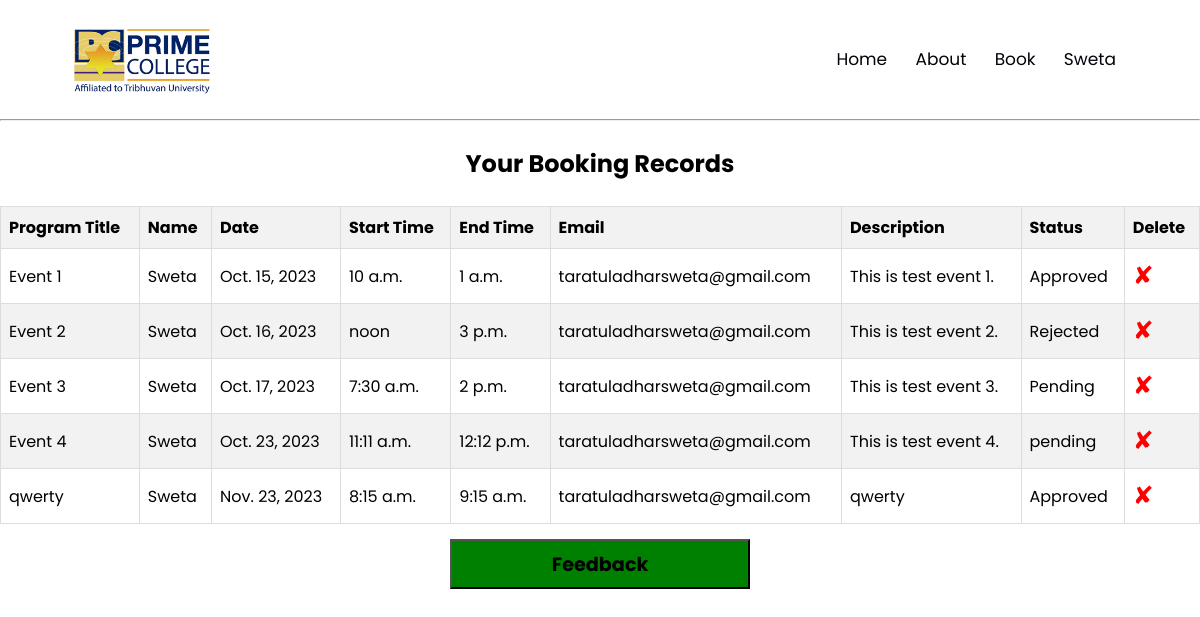
/display_user_booking/ (signed in), run on an earlier commit of the app's database.
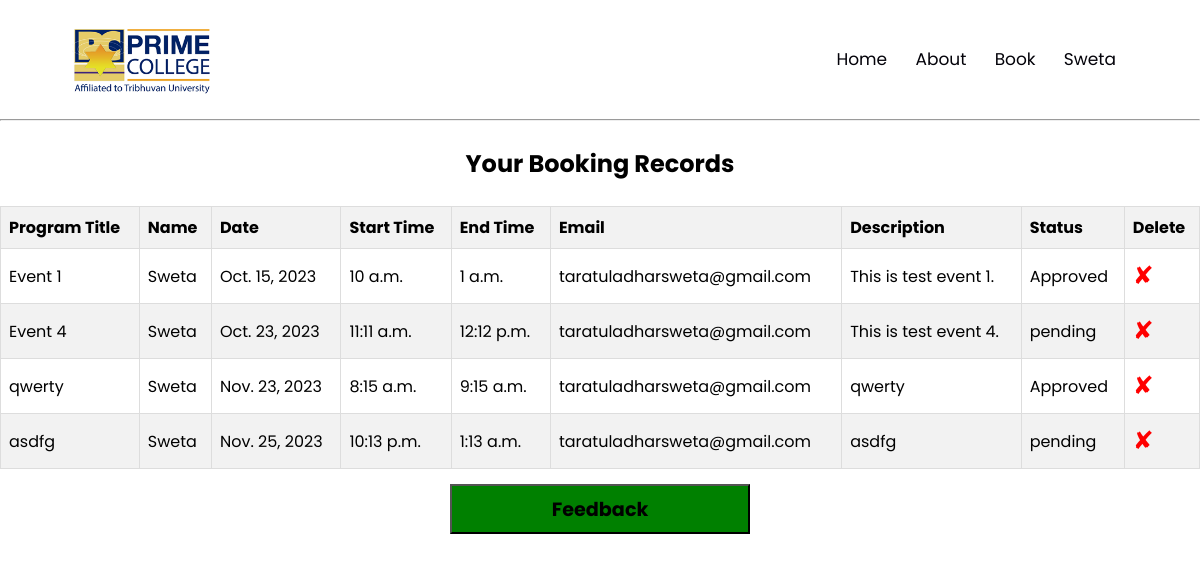
And on a later commit of the database.
### hall/models.py (models this page shows, shortened)
class Booking(models.Model):
    STATUS_CHOICES = [
        ('Pending', 'Pending'),
        ('Approved', 'Approve'),
        ('Rejected', 'Reject'),
    ]
    program_title = models.CharField(max_length=255)
    name = models.CharField(max_length=255)
    date = models.DateField()
    start_time = models.TimeField(default='00:00:00')
    end_time = models.TimeField()
    email = models.EmailField(default='00:00:00')
    description = models.TextField()
    status = models.CharField(max_length=10, choices=STATUS_CHOICES, default='pending')
    user = models.ForeignKey(User, on_delete=models.CASCADE, null=True)

### hall/views.py (the view, shortened to what this page needs)
# urls.py: path("display_user_booking/",views.display_user_booking, name='display-user-booking'),
@login_required
def display_user_booking(request):
    user_bookings = Booking.objects.filter(email=request.user.email)  # Assuming email is used for user identification
    return render(request, 'hall/user_booking.html', {'user_bookings': user_bookings})

### templates/hall/user_booking.html (shortened to what this page needs)
{% extends 'hall/base.html' %}
{% load static %}
{% block css %}
<link rel="stylesheet" href="{% static 'css/style.css' %}">
{% endblock css %}
{% block content %}
<hr>
<h2 style="text-align: center; padding: 25px; ">Your Booking Records</h2>
  <table class="table">
    <thead>
      <tr>
        <th scope="col">Program Title</th>
        <th scope="col">Name</th>
        <th scope="col">Date</th>
        <th scope="col">Start Time</th>
        <th scope="col">End Time</th>
        <th scope="col">Email</th>
        <th scope="col">Description</th>
        <th scope="col">Status</th>
        <th scope="col">Delete</th>
      </tr>
    </thead>
    <tbody>
      {% for booking in user_bookings %}
        <tr>
          <td>{{ booking.program_title }}</td>
          <td>{{ booking.name }}</td>
          <td>{{ booking.date }}</td>
          <td>{{ booking.start_time }}</td>
          <td>{{ booking.end_time }}</td>
          <td>{{ booking.email }}</td>
          <td>{{ booking.description }}</td>
          <td>{{ booking.status }}</td>
          <td>
            <a style="color:red; text-decoration:none;font-size:25px" href="{% url 'user-delete-booking' booking.id  %}">&#10008;</a>
          </td>
        </tr>
      {% empty %}
        <tr>
          <td colspan="6">You have no bookings yet.</td>
        </tr>
      {% endfor %}
    </tbody>
  </table>
  <div style="text-align: center; margin-top: 15px;">
    <button class="button" style="height: 50px; width: 70%; max-width: 300px; font-size: larger; background-color: green;">
        <a href="{% url 'feedback-page' %}" style="text-decoration: none; color: black;">
            <span><b>Feedback</b></span>
        </a>
    </button>
</div>
{% endblock content %}

### templates/hall/base.html (shortened to what this page needs)
{% load static %}
<html lang="en">
<head>
    <link rel="stylesheet" href="https://cdnjs.cloudflare.com/ajax/libs/font-awesome/6.4.0/css/all.min.css">
</head>
    {% block css %}{% endblock css %}
<body>
   {% include "hall/navbar.html" %}
   {% block content %}
   {% endblock content %}
</body>
</html>

### templates/hall/navbar.html (shortened to what this page needs)
{% load static %}
{% block css %}
<link rel="stylesheet" href="{% static 'css/style.css' %}">
{% endblock css %}
   <nav>
        <a href="index.html"><img src="{% static 'images/imagesPC/logosq.png' %}"></a>
        <div class="nav-links" id="navLinks">
            <ul class="navbar">
                <li><a href="{% url 'home' %}">Home</a></li>
                <li><a href="{% url 'about' %}">About</a></li>
                {% if user.is_authenticated %}
                <li><a href="{% url 'book-page' %}">Book</a></li>
                 <div class="dropdown">
                    <a href="#" class="dropbtn"> {{user.username}}</a>
                </div>
                {% else %}
                <li><a href="{% url 'register-page' %}">Register</a></li>
                <li><a href="{% url 'login-page' %}">Login</a></li>
                {% endif %}
            </ul>
        </div>
    </nav>

### static/css/style.css (style rules this page uses)
* { margin: 0; padding: 0; font-family: 'Poppins', sans-serif; }
nav { display: flex; padding: 2% 6%; justify-content: space-between; align-items: center; background-color: #ffffff; }
nav img { width: 140px; }
.nav-links { flex:1; text-align: right; }
.nav-links ul li { list-style: none; display: inline-block; padding: 8px 12px; position: relative; }
.nav-links ul li a { color: #030209; text-decoration: none; font-size: 17px; }
.nav-links ul li::after { content: ''; width: 0%; height: 2px; background: #000000; display: block; margin: auto; }
.dropdown { position: relative; display: inline-block; padding: 8px 12px; }
.dropbtn { text-decoration: none; color: #030209; font-size: 17px; }

### templates/hall/user_booking.html (style rules this page uses)
table { width: 100%; border-collapse: collapse; }
th, td { border: 1px solid #ddd; padding: 8px; text-align: left; }
th { background-color: #f2f2f2; }
tr:nth-child(even) { background-color: #f2f2f2; }

What changed in the data, as far as the page shows it:
removed Booking: program_title "Event 2", name "Sweta", date "Oct. 16, 2023", start_time "noon", end_time "3 p.m.", email "taratuladharsweta@gmail.com", description "This is test event 2.", status "Rejected"
removed Booking: program_title "Event 3", name "Sweta", date "Oct. 17, 2023", start_time "7:30 a.m.", end_time "2 p.m.", email "taratuladharsweta@gmail.com", description "This is test event 3.", status "Pending"
added Booking: program_title "asdfg", name "Sweta", date "Nov. 25, 2023", start_time "10:13 p.m.", end_time "1:13 a.m.", email "taratuladharsweta@gmail.com", description "asdfg", status "pending"
